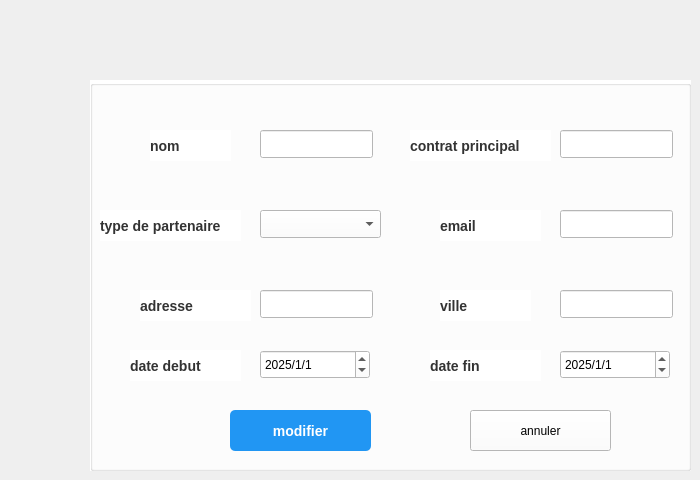
      <widget class="QWidget" name="tab">
       <attribute name="title">
        <string>modifier</string>
       </attribute>
       <widget class="QGroupBox" name="groupBox_4">
        <property name="geometry">
         <rect>
          <x>90</x>
          <y>80</y>
          <width>601</width>
          <height>391</height>
         </rect>
        </property>
        <property name="styleSheet">
         <string notr="true">background-color: rgb(255, 255, 255);</string>
        </property>
        <property name="title">
         <string/>
        </property>
        <widget class="QLineEdit" name="nomInput">
         <property name="geometry">
          <rect>
           <x>170</x>
           <y>50</y>
           <width>113</width>
           <height>28</height>
          </rect>
         </property>
         <property name="inputMask">
          <string/>
         </property>
        </widget>
        <widget class="QLineEdit" name="villeInput">
         <property name="geometry">
          <rect>
           <x>470</x>
           <y>210</y>
           <width>113</width>
           <height>28</height>
          </rect>
         </property>
        </widget>
        <widget class="QLineEdit" name="adresseInput">
         <property name="geometry">
          <rect>
           <x>170</x>
           <y>210</y>
           <width>113</width>
           <height>28</height>
          </rect>
         </property>
        </widget>
        <widget class="QLineEdit" name="contactPrincipalInput">
         <property name="geometry">
          <rect>
           <x>470</x>
           <y>50</y>
           <width>113</width>
           <height>28</height>
          </rect>
         </property>
        </widget>
        <widget class="QLineEdit" name="emailInput">
         <property name="geometry">
          <rect>
           <x>470</x>
           <y>130</y>
           <width>113</width>
           <height>28</height>
          </rect>
         </property>
         <property name="inputMask">
          <string/>
         </property>
         <property name="text">
          <string/>
         </property>
        </widget>
        <widget class="QLabel" name="label_25">
         <property name="geometry">
          <rect>
           <x>60</x>
           <y>50</y>
           <width>81</width>
           <height>31</height>
          </rect>
         </property>
         <property name="styleSheet">
          <string notr="true">QLabel {
    font-size: 14px; /* Taille de la police */
    font-weight: bold; /* Texte en gras */
    color: #333333; /* Couleur du texte gris foncé */
}</string>
         </property>
         <property name="text">
          <string>nom</string>
         </property>
        </widget>
        <widget class="QPushButton" name="modifier">
         <property name="geometry">
          <rect>
           <x>140</x>
           <y>330</y>
           <width>141</width>
           <height>41</height>
          </rect>
         </property>
         <property name="styleSheet">
          <string notr="true">QPushButton {
    background-color: #2196f3; /* Fond bleu */
    color: white; /* Texte blanc */
    font-size: 14px; /* Taille de la police */
    font-weight: bold; /* Texte en gras */
    border: none; /* Pas de bordure */
    border-radius: 5px; /* Coins arrondis */
    padding: 10px 20px; /* Espace intérieur */
}

QPushButton:hover {
    background-color: #1976d2; /* Fond bleu foncé au survol */
}

QPushButton:pressed {
    background-color: #0d47a1; /* Fond bleu très foncé au clic */
}</string>
         </property>
         <property name="text">
          <string>modifier</string>
         </property>
        </widget>
        <widget class="QPushButton" name="annuler_modification">
         <property name="geometry">
          <rect>
           <x>380</x>
           <y>330</y>
           <width>141</width>
           <height>41</height>
          </rect>
         </property>
         <property name="styleSheet">
          <string notr="true">QPushButton {
    background-color: #f44336; /* Fond rouge */
    color: white; /* Texte blanc */
    font-size: 14px; /* Taille de la police */
    font-weight: bold; /* Texte en gras */
    border: none; /* Pas de bordure */
    border-radius: 5px; /* Coins arrondis */
    padding: 10px 20px; /* Espace intérieur */
}

QPushButton:hover {
    background-color: #d32f2f; /* Fond rouge foncé au survol */
}

QPushButton:pressed {
    background-color: #b71c1c; /* Fond rouge très foncé au clic */
}
border-radius:10px;</string>
         </property>
         <property name="text">
          <string>annuler</string>
         </property>
        </widget>
        <widget class="QLabel" name="label_26">
         <property name="geometry">
          <rect>
           <x>10</x>
           <y>130</y>
           <width>141</width>
           <height>31</height>
          </rect>
         </property>
         <property name="styleSheet">
          <string notr="true">QLabel {
    font-size: 14px; /* Taille de la police */
    font-weight: bold; /* Texte en gras */
    color: #333333; /* Couleur du texte gris foncé */
}</string>
         </property>
         <property name="text">
          <string>type de partenaire</string>
         </property>
        </widget>
        <widget class="QLabel" name="label_28">
         <property name="geometry">
          <rect>
           <x>320</x>
           <y>50</y>
           <width>141</width>
           <height>31</height>
          </rect>
         </property>
         <property name="styleSheet">
          <string notr="true">QLabel {
    font-size: 14px; /* Taille de la police */
    font-weight: bold; /* Texte en gras */
    color: #333333; /* Couleur du texte gris foncé */
}</string>
         </property>
         <property name="text">
          <string>contrat principal</string>
         </property>
        </widget>
        <widget class="QLabel" name="label_36">
         <property name="geometry">
          <rect>
           <x>350</x>
           <y>210</y>
           <width>91</width>
           <height>31</height>
          </rect>
         </property>
         <property name="styleSheet">
          <string notr="true">QLabel {
    font-size: 14px; /* Taille de la police */
    font-weight: bold; /* Texte en gras */
    color: #333333; /* Couleur du texte gris foncé */
}</string>
         </property>
         <property name="text">
          <string>ville</string>
         </property>
        </widget>
        <widget class="QLabel" name="label_37">
         <property name="geometry">
          <rect>
           <x>50</x>
           <y>210</y>
           <width>111</width>
           <height>31</height>
          </rect>
         </property>
         <property name="styleSheet">
          <string notr="true">QLabel {
    font-size: 14px; /* Taille de la police */
    font-weight: bold; /* Texte en gras */
    color: #333333; /* Couleur du texte gris foncé */
}</string>
         </property>
         <property name="text">
          <string>adresse</string>
         </property>
        </widget>
        <widget class="QLabel" name="label_39">
         <property name="geometry">
          <rect>
           <x>350</x>
           <y>130</y>
           <width>101</width>
           <height>31</height>
          </rect>
         </property>
         <property name="styleSheet">
          <string notr="true">QLabel {
    font-size: 14px; /* Taille de la police */
    font-weight: bold; /* Texte en gras */
    color: #333333; /* Couleur du texte gris foncé */
}</string>
         </property>
         <property name="text">
          <string>email</string>
         </property>
        </widget>
        <widget class="QComboBox" name="typePartenaireInput">
         <property name="geometry">
          <rect>
           <x>170</x>
           <y>130</y>
           <width>121</width>
           <height>28</height>
          </rect>
         </property>
         <property name="styleSheet">
          <string notr="true">background-color: rgb(255, 255, 255);
color: rgb(0, 0, 0);</string>
         </property>
        </widget>
        <widget class="QDateEdit" name="DD">
         <property name="geometry">
          <rect>
           <x>170</x>
           <y>270</y>
           <width>110</width>
           <height>29</height>
          </rect>
         </property>
         <property name="displayFormat">
          <string>yyyy/M/d</string>
         </property>
         <property name="date">
          <date>
           <year>2025</year>
           <month>1</month>
           <day>1</day>
          </date>
         </property>
        </widget>
        <widget class="QDateEdit" name="FF">
         <property name="geometry">
          <rect>
           <x>470</x>
           <y>270</y>
           <width>110</width>
           <height>29</height>
          </rect>
         </property>
         <property name="displayFormat">
          <string>yyyy/M/d</string>
         </property>
         <property name="date">
          <date>
           <year>2025</year>
           <month>1</month>
           <day>1</day>
          </date>
         </property>
        </widget>
        <widget class="QLabel" name="label_24">
         <property name="geometry">
          <rect>
           <x>40</x>
           <y>270</y>
           <width>111</width>
           <height>31</height>
          </rect>
         </property>
         <property name="styleSheet">
          <string notr="true">QLabel {
    font-size: 14px; /* Taille de la police */
    font-weight: bold; /* Texte en gras */
    color: #333333; /* Couleur du texte gris foncé */
}</string>
         </property>
         <property name="text">
          <string>date debut</string>
         </property>
        </widget>
        <widget class="QLabel" name="label_27">
         <property name="geometry">
          <rect>
           <x>340</x>
           <y>270</y>
           <width>111</width>
           <height>31</height>
          </rect>
         </property>
         <property name="styleSheet">
          <string notr="true">QLabel {
    font-size: 14px; /* Taille de la police */
    font-weight: bold; /* Texte en gras */
    color: #333333; /* Couleur du texte gris foncé */
}</string>
         </property>
         <property name="text">
          <string>date fin</string>
         </property>
        </widget>
       </widget>
      </widget>
